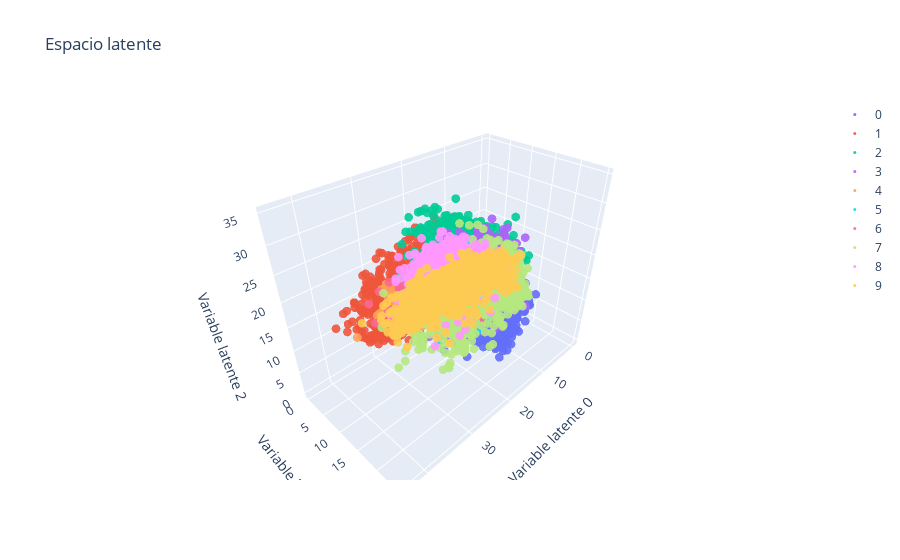

This figure's notebook cell:
### Markdown cell above
**Visualización del dataset en las 3 primeras dimensiones del espacio latente**

### Code cell
configure_plotly_browser_state()

data = []
for digito in range(10):
  data.append(go.Scatter3d(x=X_test_enc[y_test==digito,0],
                           y=X_test_enc[y_test==digito,1],
                           z=X_test_enc[y_test==digito,2],
                           mode='markers', name=str(digito),
                           marker=dict(size=3, symbol="circle",
                                       opacity=0.9)))

layout = go.Layout(title='Espacio latente',
                   scene={"xaxis":{"title":"Variable latente 0"},
                          "yaxis":{"title":"Variable latente 1"},
                          "zaxis":{"title":"Variable latente 2"}})

py.iplot(go.Figure(data=data, layout=layout))

### Figure 1 — Plotly figure (JSON) as saved in the notebook; plotly's stock layout.template omitted (floating-point values rounded to 4 significant figures; data arrays with more than 128 entries replaced by an {"elided": "..."} marker saying what was removed)
{"data": [{"marker": {"opacity": 0.9, "size": 3, "symbol": "circle"}, "mode": "markers", "name": "0", "x": {"elided": "980 float values"}, "y": {"elided": "980 float values"}, "z": {"elided": "980 float values"}, "type": "scatter3d"}, {"marker": {"opacity": 0.9, "size": 3, "symbol": "circle"}, "mode": "markers", "name": "1", "x": {"elided": "1135 float values"}, "y": {"elided": "1135 float values"}, "z": {"elided": "1135 float values"}, "type": "scatter3d"}, {"marker": {"opacity": 0.9, "size": 3, "symbol": "circle"}, "mode": "markers", "name": "2", "x": {"elided": "1032 float values"}, "y": {"elided": "1032 float values"}, "z": {"elided": "1032 float values"}, "type": "scatter3d"}, {"marker": {"opacity": 0.9, "size": 3, "symbol": "circle"}, "mode": "markers", "name": "3", "x": {"elided": "1010 float values"}, "y": {"elided": "1010 float values"}, "z": {"elided": "1010 float values"}, "type": "scatter3d"}, {"marker": {"opacity": 0.9, "size": 3, "symbol": "circle"}, "mode": "markers", "name": "4", "x": {"elided": "982 float values"}, "y": {"elided": "982 float values"}, "z": {"elided": "982 float values"}, "type": "scatter3d"}, {"marker": {"opacity": 0.9, "size": 3, "symbol": "circle"}, "mode": "markers", "name": "5", "x": {"elided": "892 float values"}, "y": {"elided": "892 float values"}, "z": {"elided": "892 float values"}, "type": "scatter3d"}, {"marker": {"opacity": 0.9, "size": 3, "symbol": "circle"}, "mode": "markers", "name": "6", "x": {"elided": "958 float values"}, "y": {"elided": "958 float values"}, "z": {"elided": "958 float values"}, "type": "scatter3d"}, {"marker": {"opacity": 0.9, "size": 3, "symbol": "circle"}, "mode": "markers", "name": "7", "x": {"elided": "1028 float values"}, "y": {"elided": "1028 float values"}, "z": {"elided": "1028 float values"}, "type": "scatter3d"}, {"marker": {"opacity": 0.9, "size": 3, "symbol": "circle"}, "mode": "markers", "name": "8", "x": {"elided": "974 float values"}, "y": {"elided": "974 float values"}, "z": {"elided": "974 float values"}, "type": "scatter3d"}, {"marker": {"opacity": 0.9, "size": 3, "symbol": "circle"}, "mode": "markers", "name": "9", "x": {"elided": "1009 float values"}, "y": {"elided": "1009 float values"}, "z": {"elided": "1009 float values"}, "type": "scatter3d"}], "layout": {"scene": {"xaxis": {"title": {"text": "Variable latente 0"}}, "yaxis": {"title": {"text": "Variable latente 1"}}, "zaxis": {"title": {"text": "Variable latente 2"}}}, "title": {"text": "Espacio latente"}}}
